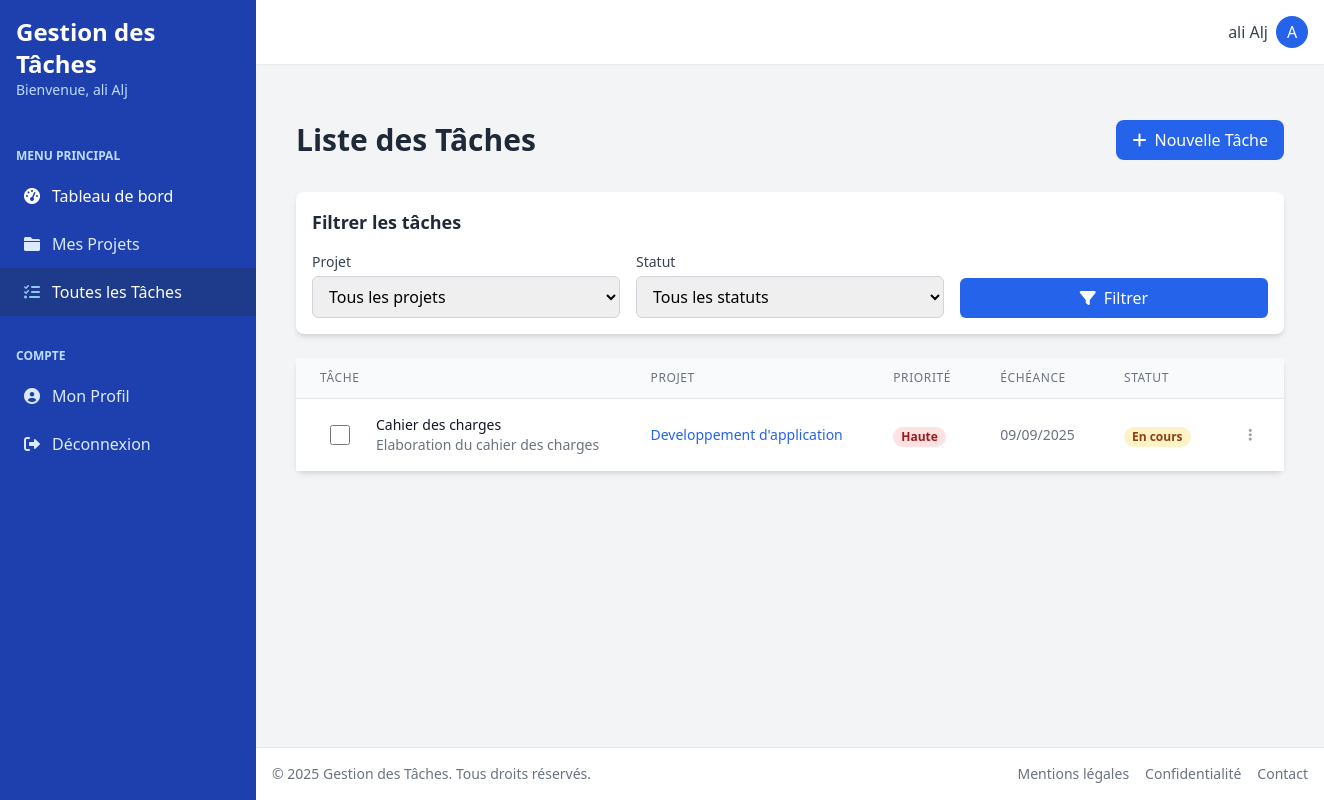
Before: /taches/ (signed in) with the older database file.
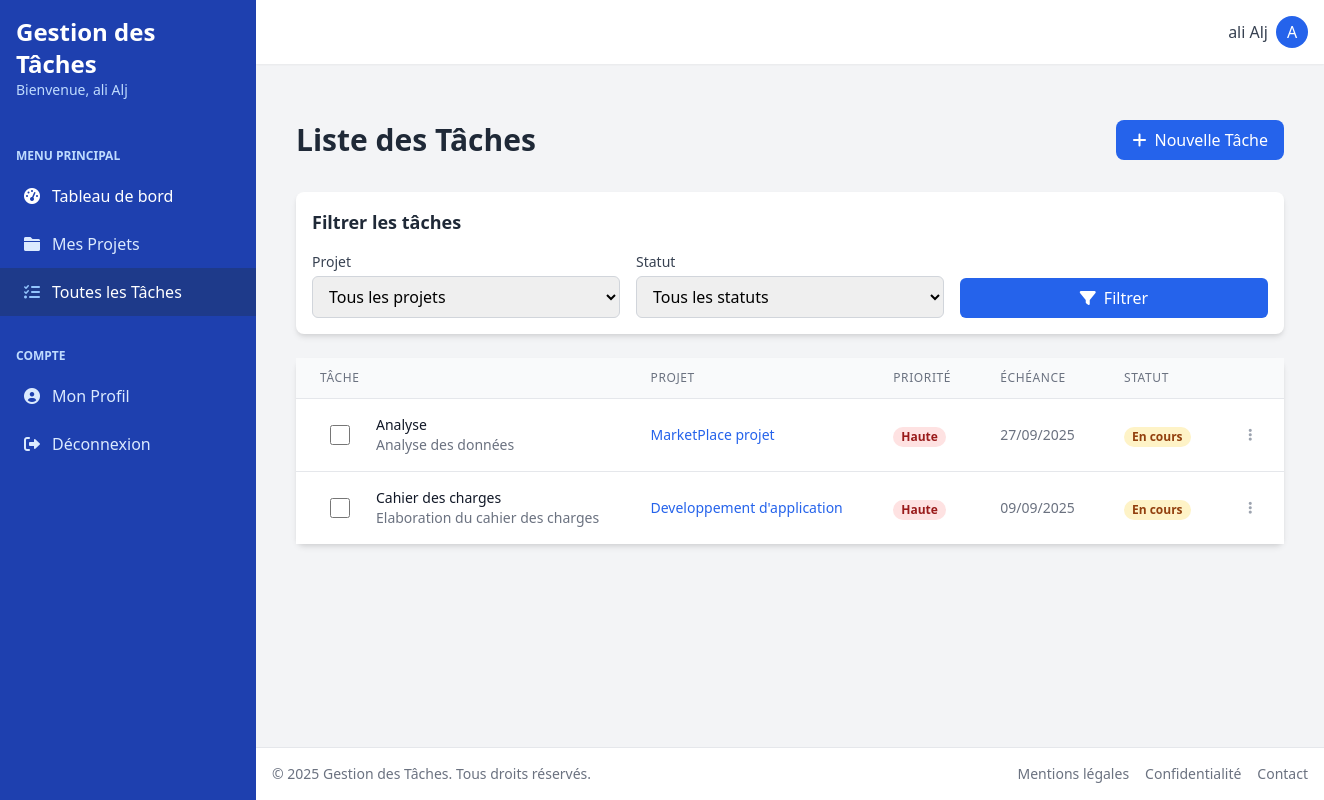
After: the same page with the newer database file.
### tasks/models.py (models this page shows, shortened)
class Tache(models.Model):
    class StatutTache(models.TextChoices):
        A_FAIRE = 'a_faire', _('À faire')
        EN_COURS = 'en_cours', _('En cours')
        TERMINEE = 'terminee', _('Terminée')
    class PrioriteTache(models.TextChoices):
        BASSE = 'basse', _('Basse')
        NORMALE = 'normale', _('Normale')
        HAUTE = 'haute', _('Haute')
    titre = models.CharField(_('titre'), max_length=200)
    description = models.TextField(_('description'), blank=True)
    statut = models.CharField(
        _('statut'),
        max_length=10,
        choices=StatutTache.choices,
        default=StatutTache.A_FAIRE
    )
    projet = models.ForeignKey(
        Projet,
        on_delete=models.CASCADE,
        related_name='taches',
        verbose_name=_('projet')
    )
    date_echeance = models.DateTimeField(_('date d\'échéance'), null=True, blank=True)
    priorite = models.CharField(
        _('priorité'),
        max_length=10,
        choices=PrioriteTache.choices,
        default=PrioriteTache.NORMALE
    )
    date_accomplissement = models.DateTimeField(_('date d\'accomplissement'), null=True, blank=True)
    date_creation = models.DateTimeField(_('date de création'), auto_now_add=True)
    date_mise_a_jour = models.DateTimeField(_('date de mise à jour'), auto_now=True)
    cree_par = models.ForeignKey(
        settings.AUTH_USER_MODEL,
        on_delete=models.SET_NULL,
        null=True,
        related_name='taches_crees',
        verbose_name=_('créé par')
    )
    assigne_a = models.ForeignKey(
        settings.AUTH_USER_MODEL,
        on_delete=models.SET_NULL,
        null=True,
        blank=True,
        related_name='taches_assignees',
        verbose_name=_('assigné à')
    )
    class Meta:
        verbose_name = _('tâche')
        verbose_name_plural = _('tâches')
        ordering = ['-date_creation']

### projects/models.py (models this page shows, shortened)
class Projet(models.Model):
    class StatutProjet(models.TextChoices):
        A_FAIRE = 'a_faire', _('À faire')
        EN_COURS = 'en_cours', _('En cours')
        TERMINE = 'termine', _('Terminé')
    titre = models.CharField(_('titre'), max_length=200)
    description = models.TextField(_('description'), blank=True)
    statut = models.CharField(
        _('statut'),
        max_length=10,
        choices=StatutProjet.choices,
        default=StatutProjet.A_FAIRE
    )
    proprietaire = models.ForeignKey(
        settings.AUTH_USER_MODEL,
        on_delete=models.CASCADE,
        related_name='projets',
        verbose_name=_('propriétaire')
    )
    date_creation = models.DateTimeField(_('date de création'), auto_now_add=True)
    date_mise_a_jour = models.DateTimeField(_('date de mise à jour'), auto_now=True)
    class Meta:
        verbose_name = _('projet')
        verbose_name_plural = _('projets')
        ordering = ['-date_creation']

### tasks/views.py (the view)
# urls.py: path('', views.liste_taches, name='liste'),
@login_required
def liste_taches(request):
    taches = Tache.objects.filter(
        projet__proprietaire=request.user
    ).select_related('projet').order_by('-date_creation')
    statut = request.GET.get('statut')
    if statut in dict(Tache.StatutTache.choices):
        taches = taches.filter(statut=statut)
    return render(request, 'tasks/liste.html', {
        'taches': taches,
        'statut_filtre': statut
    })

### rbac/context_processors.py (called while the page is built)
def user_permissions(request):
    if not hasattr(request, 'user') or not request.user.is_authenticated:
        return {}
    def has_perm(permission_codename):
        return user_has_permission(request.user, permission_codename)
    def has_role(role_name):
        return user_has_role(request.user, role_name)
    return {
        'has_perm': has_perm,
        'has_role': has_role,
        'is_admin': request.user.is_superuser or has_role('admin'),
    }

### templates/tasks/liste.html (shortened to what the changed rows need)
{% extends 'base.html' %}
{% load static %}
{% block content %}
<div class="container mx-auto px-4 py-8">
    <div class="flex justify-between items-center mb-8">
        <h1 class="text-3xl font-bold text-gray-800">Liste des Tâches</h1>
    </div>
    <div class="bg-white rounded-lg shadow-md p-4 mb-6">
        <h2 class="text-lg font-semibold text-gray-800 mb-4">Filtrer les tâches</h2>
    </div>
    <div class="bg-white rounded-lg shadow-md ">
        <div class="overflow-x-auto">
            <table class="min-w-full divide-y divide-gray-200">
                <thead class="bg-gray-50">
                    <tr>
                        <th scope="col" class="px-6 py-3 text-left text-xs font-medium text-gray-500 uppercase tracking-wider">
                            Tâche
                        </th>
                        <th scope="col" class="px-6 py-3 text-left text-xs font-medium text-gray-500 uppercase tracking-wider">
                            Projet
                        </th>
                        <th scope="col" class="px-6 py-3 text-left text-xs font-medium text-gray-500 uppercase tracking-wider">
                            Priorité
                        </th>
                        <th scope="col" class="px-6 py-3 text-left text-xs font-medium text-gray-500 uppercase tracking-wider">
                            Échéance
                        </th>
                        <th scope="col" class="px-6 py-3 text-left text-xs font-medium text-gray-500 uppercase tracking-wider">
                            Statut
                        </th>
                        <th scope="col" class="relative px-6 py-3">
                        </th>
                    </tr>
                </thead>
                <tbody class="bg-white divide-y divide-gray-200">
                    {% for tache in taches %}
                    <tr class="hover:bg-gray-50">
                        <td class="px-6 py-4 whitespace-nowrap">
                            <div class="flex items-center">
                                <div class="flex-shrink-0 h-10 w-10 flex items-center justify-center">
                                    <input type="checkbox"
                                           class="h-5 w-5 text-blue-600 rounded focus:ring-blue-500"
                                           hx-post="{% url 'tasks:changer_statut' tache.id tache.termine|yesno:'a_faire,terminee' %}"
                                           hx-trigger="change"
                                           hx-swap="none">
                                </div>
                                <div class="ml-4">
                                    <div class="text-sm font-medium text-gray-900">
                                        <a href="{% url 'tasks:detail' tache.id %}" class="hover:text-blue-600">
                                            {{ tache.titre }}
                                        </a>
                                    </div>
                                    <div class="text-sm text-gray-500">
                                        {{ tache.description|truncatechars:50|default:"Aucune description" }}
                                    </div>
                                </div>
                            </div>
                        </td>
                        <td class="px-6 py-4 whitespace-nowrap">
                            <div class="text-sm text-gray-900">
                                {% if tache.projet %}
                                    <a href="{% url 'projects:detail' tache.projet.id %}" class="text-blue-600 hover:underline">
                                        {{ tache.projet.titre }}
                                    </a>
                                {% else %}
                                    <span class="text-gray-500">Aucun projet</span>
                                {% endif %}
                            </div>
                        </td>
                        <td class="px-6 py-4 whitespace-nowrap">
                            {% if tache.priorite == 'basse' %}
                                <span class="px-2 inline-flex text-xs leading-5 font-semibold rounded-full bg-green-100 text-green-800">
                                    Basse
                                </span>
                            {% elif tache.priorite == 'moyenne' %}
                                <span class="px-2 inline-flex text-xs leading-5 font-semibold rounded-full bg-yellow-100 text-yellow-800">
                                    Moyenne
                                </span>
                            {% else %}
                                <span class="px-2 inline-flex text-xs leading-5 font-semibold rounded-full bg-red-100 text-red-800">
                                    Haute
                                </span>
                            {% endif %}
                        </td>
                        <td class="px-6 py-4 whitespace-nowrap text-sm text-gray-500">
                            {% if tache.date_echeance %}
                                {{ tache.date_echeance|date:"d/m/Y" }}
                            {% else %}
                                <span class="text-gray-400">Non définie</span>
                            {% endif %}
                        </td>
                        <td class="px-6 py-4 whitespace-nowrap">
                            {% if tache.termine %}
                                <span class="px-2 inline-flex text-xs leading-5 font-semibold rounded-full bg-green-100 text-green-800">
                                    Terminé
                                </span>
                            {% else %}
                                <span class="px-2 inline-flex text-xs leading-5 font-semibold rounded-full bg-yellow-100 text-yellow-800">
                                    En cours
                                </span>
                            {% endif %}
                        </td>
                        <td class="px-6 py-4 whitespace-nowrap text-right text-sm font-medium">
                            <div class="dropdown">
                                <button onclick="toggleDropdown('taskListActions-{{ tache.id }}', event)"
                                        class="dropdown-toggle text-gray-400 hover:text-gray-600">
                                    <i class="fas fa-ellipsis-v"></i>
                                </button>
                            </div>
                        </td>
                    </tr>
                    {% endfor %}
                </tbody>
            </table>
        </div>
    </div>
</div>
{% endblock %}

Changed rows visible on the page:
added Tache: titre "Analyse", description "Analyse des données", projet.titre "MarketPlace projet", priorite "Haute", date_echeance "27/09/2025"
